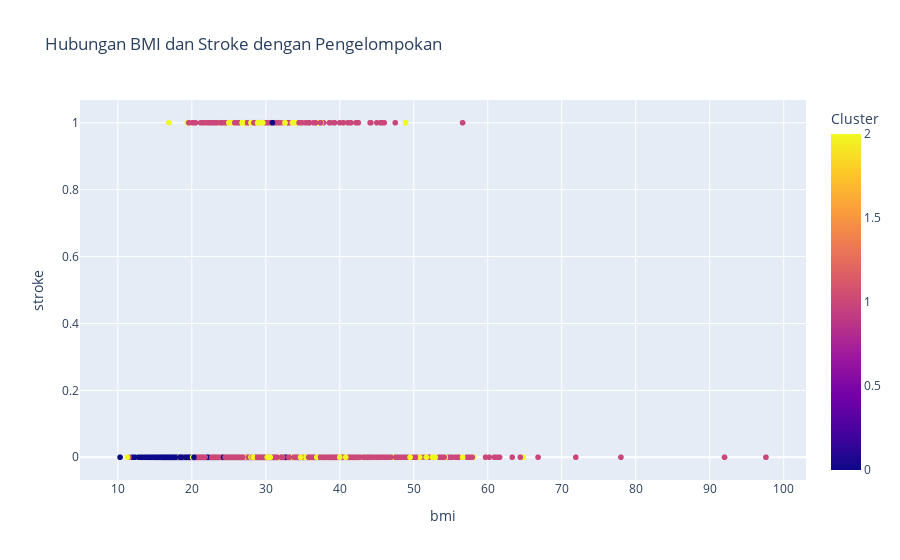

Source (notebook cell):
### Code cell
# Visualisasi Interaktif dengan Plotly
fig = px.scatter(data, x='bmi', y='stroke', color='Cluster', hover_data=['age', 'avg_glucose_level'],
                 title='Hubungan BMI dan Stroke dengan Pengelompokan')
fig.show()

### Figure 1 — Plotly figure (JSON) as saved in the notebook; plotly's stock layout.template omitted (floating-point values rounded to 4 significant figures; data arrays with more than 128 entries replaced by an {"elided": "..."} marker saying what was removed)
{"data": [{"customdata": {"elided": "5110x2 float values"}, "hovertemplate": "bmi=%{x}<br>stroke=%{y}<br>age=%{customdata[0]}<br>avg_glucose_level=%{customdata[1]}<br>Cluster=%{marker.color}<extra></extra>", "legendgroup": "", "marker": {"color": {"elided": "5110 int values"}, "coloraxis": "coloraxis", "symbol": "circle"}, "mode": "markers", "name": "", "showlegend": false, "type": "scattergl", "x": {"elided": "5110 float values"}, "xaxis": "x", "y": {"elided": "5110 int values"}, "yaxis": "y"}], "layout": {"coloraxis": {"colorbar": {"title": {"text": "Cluster"}}, "colorscale": [[0, "#0d0887"], [0.1111, "#46039f"], [0.2222, "#7201a8"], [0.3333, "#9c179e"], [0.4444, "#bd3786"], [0.5556, "#d8576b"], [0.6667, "#ed7953"], [0.7778, "#fb9f3a"], [0.8889, "#fdca26"], [1, "#f0f921"]]}, "legend": {"tracegroupgap": 0}, "title": {"text": "Hubungan BMI dan Stroke dengan Pengelompokan"}, "xaxis": {"anchor": "y", "domain": [0, 1], "title": {"text": "bmi"}}, "yaxis": {"anchor": "x", "domain": [0, 1], "title": {"text": "stroke"}}}}
